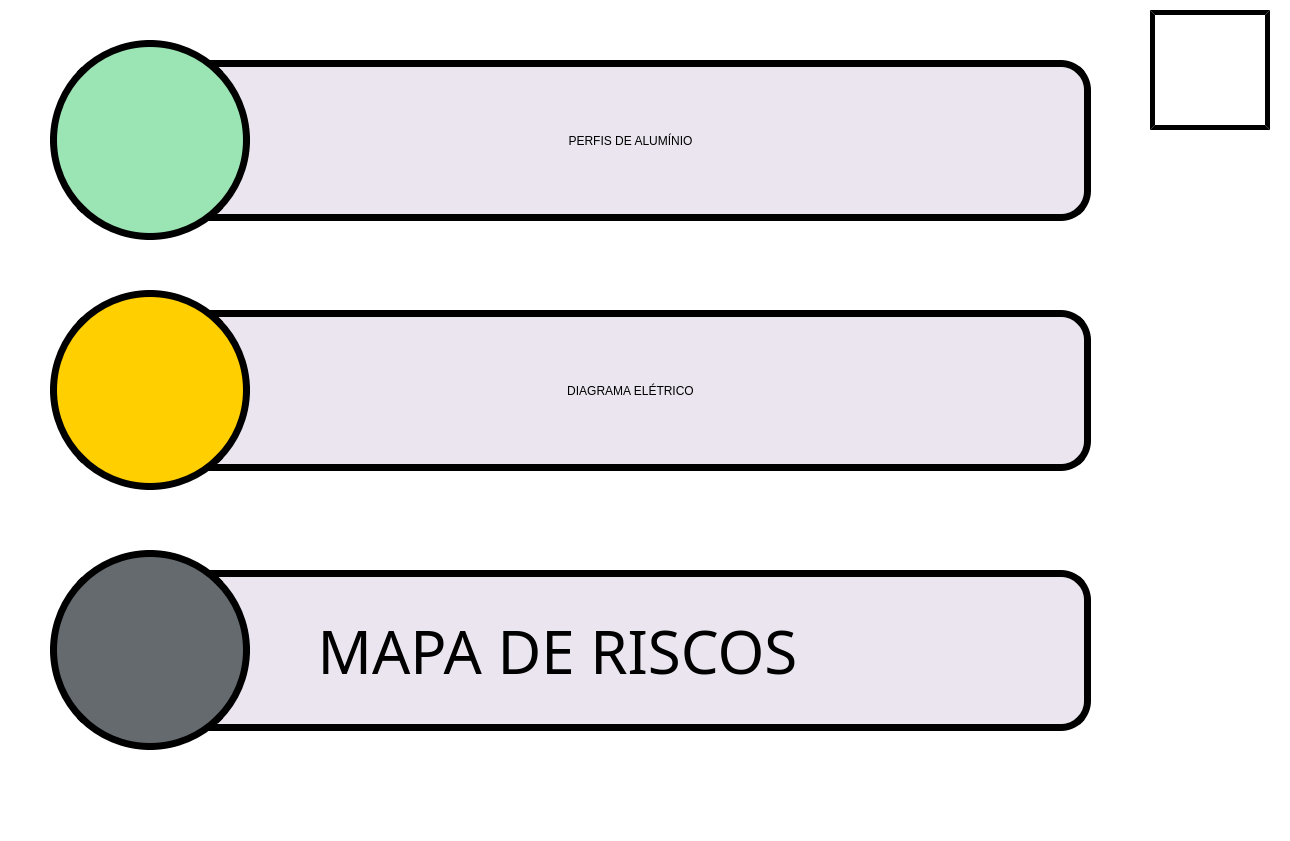
<?xml version="1.0" encoding="UTF-8"?>
<ui version="4.0">
 <class>documentos_menu</class>
 <widget class="QMainWindow" name="documentos_menu">
  <property name="geometry">
   <rect>
    <x>0</x>
    <y>0</y>
    <width>1290</width>
    <height>841</height>
   </rect>
  </property>
  <property name="minimumSize">
   <size>
    <width>1290</width>
    <height>841</height>
   </size>
  </property>
  <property name="maximumSize">
   <size>
    <width>1290</width>
    <height>841</height>
   </size>
  </property>
  <property name="windowTitle">
   <string>MainWindow</string>
  </property>
  <property name="styleSheet">
   <string notr="true">background-color: rgb(255, 255, 255);</string>
  </property>
  <widget class="QWidget" name="centralwidget">
   <widget class="QLabel" name="Label_Borda">
    <property name="geometry">
     <rect>
      <x>0</x>
      <y>783</y>
      <width>1290</width>
      <height>18</height>
     </rect>
    </property>
    <property name="text">
     <string/>
    </property>
    <property name="pixmap">
     <pixmap>Imagens/Borda.png</pixmap>
    </property>
    <property name="scaledContents">
     <bool>true</bool>
    </property>
   </widget>
   <widget class="QPushButton" name="botao_documentos_de_pecas02">
    <property name="geometry">
     <rect>
      <x>180</x>
      <y>60</y>
      <width>911</width>
      <height>161</height>
     </rect>
    </property>
    <property name="styleSheet">
     <string notr="true">border-style: outset;
border-color: rgb(0, 0, 0);
background-color: rgb(234, 229, 239);
border-width:7px;
font: 75 45pt &quot;Bosch Sans Bold&quot;;
border-radius: 30px;</string>
    </property>
    <property name="text">
     <string>PERFIS DE ALUMÍNIO   </string>
    </property>
   </widget>
   <widget class="QPushButton" name="botao_documentos_de_pecas01">
    <property name="geometry">
     <rect>
      <x>50</x>
      <y>40</y>
      <width>200</width>
      <height>200</height>
     </rect>
    </property>
    <property name="styleSheet">
     <string notr="true">border-style: outset;
border-color: rgb(0, 0, 0);
background-color: rgb(155, 228, 179);
border-width:7px;
border-radius: 100px;
font: 75 50pt &quot;Bosch Sans Bold&quot;;</string>
    </property>
    <property name="text">
     <string/>
    </property>
    <property name="icon">
     <iconset>
      <normaloff>imagens/Documentos.Peças.png</normaloff>imagens/Documentos.Peças.png</iconset>
    </property>
    <property name="iconSize">
     <size>
      <width>125</width>
      <height>125</height>
     </size>
    </property>
   </widget>
   <widget class="QPushButton" name="botao_diagrama_eletrico02">
    <property name="geometry">
     <rect>
      <x>180</x>
      <y>310</y>
      <width>911</width>
      <height>161</height>
     </rect>
    </property>
    <property name="styleSheet">
     <string notr="true">border-style: outset;
border-color: rgb(0, 0, 0);
background-color: rgb(234, 229, 239);
border-width:7px;
font: 75 45pt &quot;Bosch Sans Bold&quot;;
border-radius: 30px;</string>
    </property>
    <property name="text">
     <string>  DIAGRAMA ELÉTRICO     </string>
    </property>
   </widget>
   <widget class="QPushButton" name="botao_diagrama_eletrico01">
    <property name="geometry">
     <rect>
      <x>50</x>
      <y>290</y>
      <width>200</width>
      <height>200</height>
     </rect>
    </property>
    <property name="styleSheet">
     <string notr="true">border-style: outset;
border-color: rgb(0, 0, 0);
background-color: rgb(255, 207, 0);
border-width:7px;
border-radius: 100px;
font: 75 50pt &quot;Bosch Sans Bold&quot;;</string>
    </property>
    <property name="text">
     <string/>
    </property>
    <property name="icon">
     <iconset>
      <normaloff>imagens/Diagrama_eletrico.svg</normaloff>imagens/Diagrama_eletrico.svg</iconset>
    </property>
    <property name="iconSize">
     <size>
      <width>160</width>
      <height>160</height>
     </size>
    </property>
   </widget>
   <widget class="QPushButton" name="botao_mae02">
    <property name="geometry">
     <rect>
      <x>180</x>
      <y>570</y>
      <width>911</width>
      <height>161</height>
     </rect>
    </property>
    <property name="font">
     <font>
      <family>Bosch Sans Bold</family>
      <pointsize>45</pointsize>
      <weight>9</weight>
      <italic>false</italic>
      <bold>false</bold>
     </font>
    </property>
    <property name="layoutDirection">
     <enum>Qt::LeftToRight</enum>
    </property>
    <property name="styleSheet">
     <string notr="true">border-style: outset;
border-color: rgb(0, 0, 0);
background-color: rgb(234, 229, 239);
border-width:7px;
font: 75 45pt &quot;Bosch Sans Bold&quot;;
border-radius: 30px;</string>
    </property>
    <property name="text">
     <string>  MAPA DE RISCOS            </string>
    </property>
    <property name="checkable">
     <bool>false</bool>
    </property>
   </widget>
   <widget class="QPushButton" name="botao_mae01">
    <property name="geometry">
     <rect>
      <x>50</x>
      <y>550</y>
      <width>200</width>
      <height>200</height>
     </rect>
    </property>
    <property name="styleSheet">
     <string notr="true">border-style: outset;
border-color: rgb(0, 0, 0);
background-color: rgb(101, 106, 111);
border-width:7px;
border-radius: 100px;
font: 75 50pt &quot;Bosch Sans Bold&quot;;</string>
    </property>
    <property name="text">
     <string/>
    </property>
    <property name="icon">
     <iconset>
      <normaloff>imagens/MAE.svg</normaloff>imagens/MAE.svg</iconset>
    </property>
    <property name="iconSize">
     <size>
      <width>160</width>
      <height>160</height>
     </size>
    </property>
   </widget>
   <widget class="QPushButton" name="botao_home">
    <property name="geometry">
     <rect>
      <x>1150</x>
      <y>10</y>
      <width>120</width>
      <height>120</height>
     </rect>
    </property>
    <property name="styleSheet">
     <string notr="true">border-style: outset;
border-color: rgb(0, 0, 0);
border-width:5px;</string>
    </property>
    <property name="text">
     <string/>
    </property>
    <property name="icon">
     <iconset>
      <normaloff>imagens/Home.Documentos.png</normaloff>imagens/Home.Documentos.png</iconset>
    </property>
    <property name="iconSize">
     <size>
      <width>105</width>
      <height>105</height>
     </size>
    </property>
   </widget>
  </widget>
  <widget class="QMenuBar" name="menubar">
   <property name="geometry">
    <rect>
     <x>0</x>
     <y>0</y>
     <width>1290</width>
     <height>21</height>
    </rect>
   </property>
  </widget>
  <widget class="QStatusBar" name="statusbar"/>
 </widget>
 <resources/>
 <connections/>
</ui>
